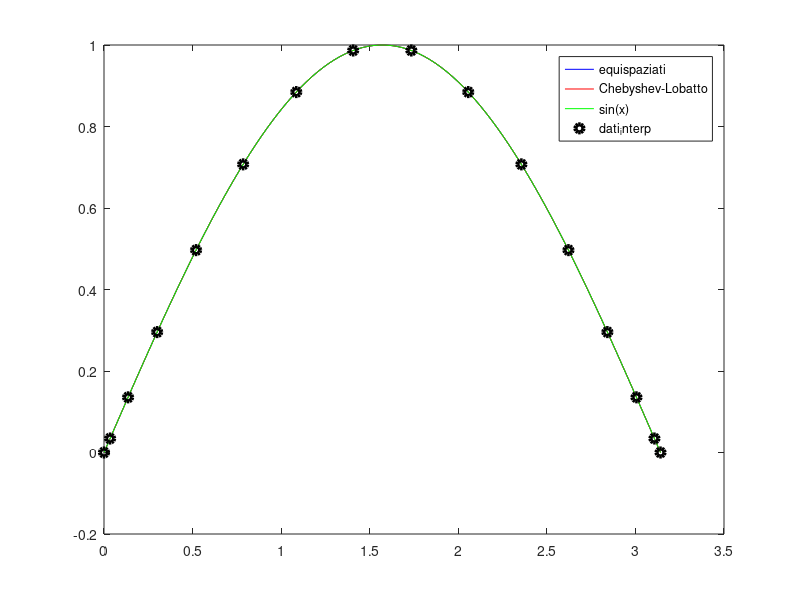
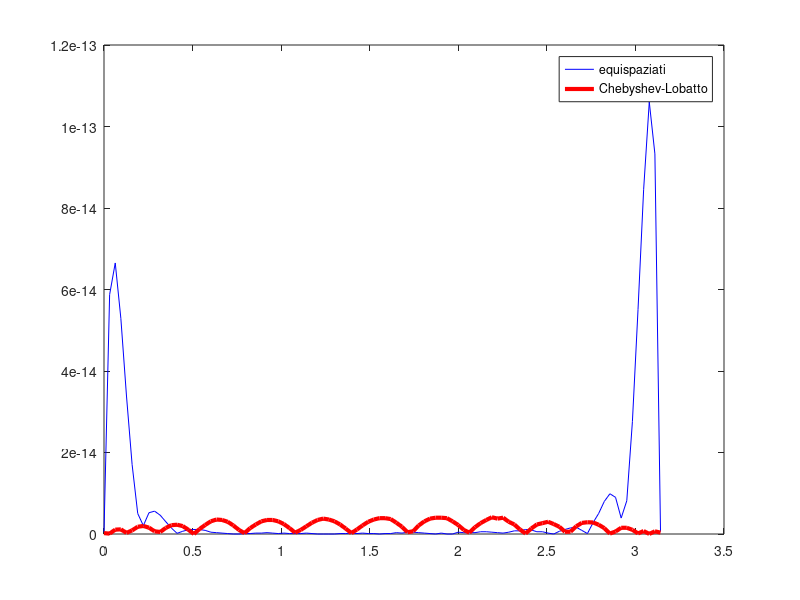

Reproduce these figures in MATLAB, in order.
%% Esercitazione due: esercizio 2

% Approximate the functions with interpolating polynomials of degree 
% n = 5, 10, 15 f1(x) = sin(x) in the interval [0, pi], and 
% f2(x) = 1/(1 + x^2) in the range [-2pi, 2pi]. Use both equally 
% spaced knots and Chebyshev-Lobatto knots appropriately transformed 
% into the range of interest

a = 0;
b = pi;
f = @(x) sin(x);
z = linspace(a,b);
% Evaluating the actual function to approximate
fz = f(z);

% We repeat this experiment given a 5 degree polynomial and then 10, 15
for n = 5:5:15
    
    % Equally Spaced Nodes n+1, where n is the deg(p(x))
    x = linspace(a,b,n+1);
    % Evaluating y in these points
    y = f(x);
    c1 = polyfit(x,y,n);
    p1 = polyval(c1,z);
    % Comparing the approximation made with the
    % equally spaced nodes to the actual function "fz"
    err1 = norm(p1 - fz,inf);
    err1_100 = abs(p1-fz);
    
    % Chebyshev-Lobatto nodes are in the t vector, x vector is the 
    % knots but translated
    t = -cos(((1:n+1)-1)*pi/n);
    x = (b-a)/2*t+(b+a)/2;
    % Evaluating y in these points
    y = f(x);
    % Fitting the points with polyfit
    c2 = polyfit(x,y,n);
    % Computing the values of the polynomial in the interval z
    p2 = polyval(c2,z);

    % Comparing the approximation made with the
    % Chebyshev-Lobatto nodes to the actual function "fz"
    err2 = norm(p2-fz,inf);
    err2_100 = abs(p2-fz);

    % Plotting both the function, the nodes and the polynomials approx.
    figure(1)
    plot(z, p1, 'b', z, p2, 'r', z, fz, 'g', x, y, 'ko', 'linewidth', 3)
    legend('equispaziati','Chebyshev-Lobatto','sin(x)','dati_interp')
    
    % Plotting the error function
    figure(2)
    plot(z, err1_100, 'b', z, err2_100, 'r', 'linewidth', 3)
    legend('equispaziati','Chebyshev-Lobatto')
    pause
end